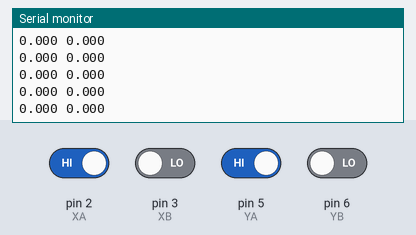
Simulated run of this sketch. Board: Arduino Uno, built with avr-gcc and run on an emulated ATmega328P. On the bench: the last lines printed to the serial monitor. The inputs (shaded band) are chosen by the test bench; at power-on: pin 2 (XA), pin 5 (YA) HIGH, pin 3 (XB), pin 6 (YB) LOW.

Above: at 1.2 s.
1.3 s: pin 2 (XA) driven LOW
At 2.4 s:
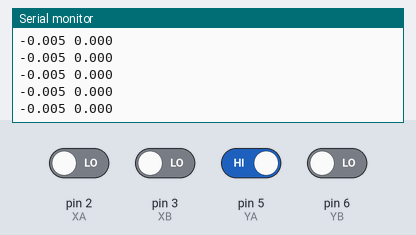
2.8 s: pin 3 (XB) driven HIGH
At 3.8 s:
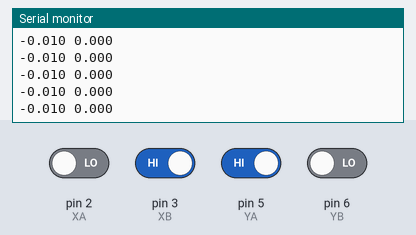
5.8 s: pin 5 (YA) driven LOW
At 6.4 s:
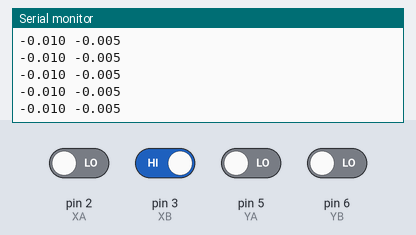
7.3 s: pin 6 (YB) driven HIGH
At 8.1 s:
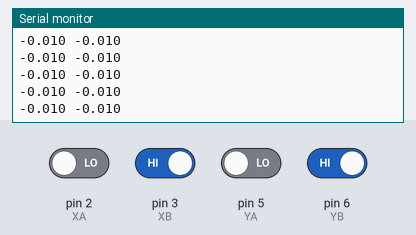
8.8 s: pin 2 (XA) driven HIGH
At 9.8 s:
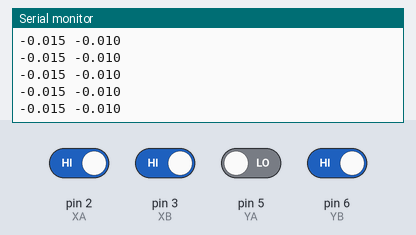
10.3 s: pin 3 (XB) driven LOW
At 11.4 s:
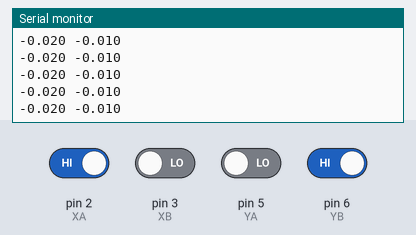
Timing chart, 0 to 12.8 s (numbered marks = the images above; inputs shaded):
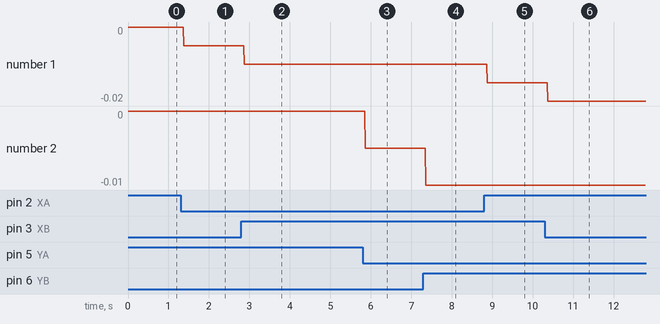

Measured:
- after the input at 1.3 s, the serial monitor: prints a new line after 0.07 s (image 1)
- after the input at 2.8 s, the serial monitor: prints a new line after 0.07 s (image 2)
- after the input at 5.8 s, the serial monitor: prints a new line after 0.06 s (image 3)
- after the input at 7.3 s, the serial monitor: prints a new line after 0.06 s (image 4)
- after the input at 8.8 s, the serial monitor: prints a new line after 0.08 s (image 5)
- after the input at 10.3 s, the serial monitor: prints a new line after 0.08 s (image 6)
- plotted number 1: 0 → -0.01 after the input at 1.3 s, -0.01 → -0.01 after the input at 2.8 s, -0.01 → -0.01 after the input at 8.8 s, -0.01 → -0.02 after the input at 10.3 s

The sketch:

dro_firmware.ino
```cpp
/*
  Quadrature Decoder
*/
#include "Arduino.h"
#include <digitalWriteFast.h>

#define INT_XA 0
#define INT_XB 1
#define XA 2
#define XB 3

#define YA 5
#define YB 6

volatile bool xa_val;
volatile bool xa_prev;
volatile bool xb_val;
volatile bool xb_prev;
float x_counter;
float x_counter_prev;

volatile bool ya_val;
volatile bool ya_prev;
volatile bool yb_val;
volatile bool yb_prev;
float y_counter;
float y_counter_prev;


void setup()
{
  Serial.begin(9600);

  // init quadrature encoder pins
  pinMode(XA, INPUT);
  pinMode(XB, INPUT);
  attachInterrupt(INT_XA, scaleIntX, CHANGE);
  attachInterrupt(INT_XB, scaleIntX, CHANGE);

  pinMode(YA, INPUT);
  pinMode(YB, INPUT);


  // Enable all ports for PCI
  PCICR  |= 0b00000111;
  // Enable PCINT21 (Pin5), PCINT22 (Pin6) for PCI
  PCMSK2 |= 0b01100000;


  // init vals
  xa_val = digitalReadFast(XA);
  xa_prev = xa_val;
  xb_val = digitalReadFast(XB);
  xb_prev = xb_val;
  x_counter = 0;
  x_counter_prev = 0;

  ya_val = digitalReadFast(YA);
  ya_prev = ya_val;
  yb_val = digitalReadFast(YB);
  yb_prev = yb_val;
  y_counter = 0;
  y_counter_prev = 0;
}

void loop()
{
  Serial.print(x_counter * 0.005, 3);
  Serial.print(" ");
  Serial.print(y_counter * 0.005, 3);
  Serial.print("\n");

  x_counter_prev = x_counter;
  y_counter_prev = y_counter;
}

void scaleIntX() {
  xb_val = digitalReadFast(XB);
  xa_val = digitalReadFast(XA);

  x_counter += parseQuadSignal();

  xa_prev = xa_val;
  xb_prev = xb_val;
}

ISR(PCINT2_vect)
{
  yb_val = digitalReadFast(YB);
  ya_val = digitalReadFast(YA);

  y_counter += yParseQuadSignal();

  ya_prev = ya_val;
  yb_prev = yb_val;
}


int parseQuadSignal() {
  if (xa_prev && xb_prev) {
    if (!xa_val && xb_val) return 1;
    if (xa_val && !xb_val) return -1;
  } else if (!xa_prev && xb_prev) {
    if (!xa_val && !xb_val) return 1;
    if (xa_val && xb_val) return -1;
  } else if (!xa_prev && !xb_prev) {
    if (xa_val && !xb_val) return 1;
    if (!xa_val && xb_val) return -1;
  } else if (xa_prev && !xb_prev) {
    if (xa_val && xb_val) return 1;
    if (!xa_val && !xb_val) return -1;
  }
}

int yParseQuadSignal() {
  if (ya_prev && yb_prev) {
    if (!ya_val && yb_val) return 1;
    if (ya_val && !yb_val) return -1;
  } else if (!ya_prev && yb_prev) {
    if (!ya_val && !yb_val) return 1;
    if (ya_val && yb_val) return -1;
  } else if (!ya_prev && !yb_prev) {
    if (ya_val && !yb_val) return 1;
    if (!ya_val && yb_val) return -1;
  } else if (ya_prev && !yb_prev) {
    if (ya_val && yb_val) return 1;
    if (!ya_val && !yb_val) return -1;
  }
}
```
